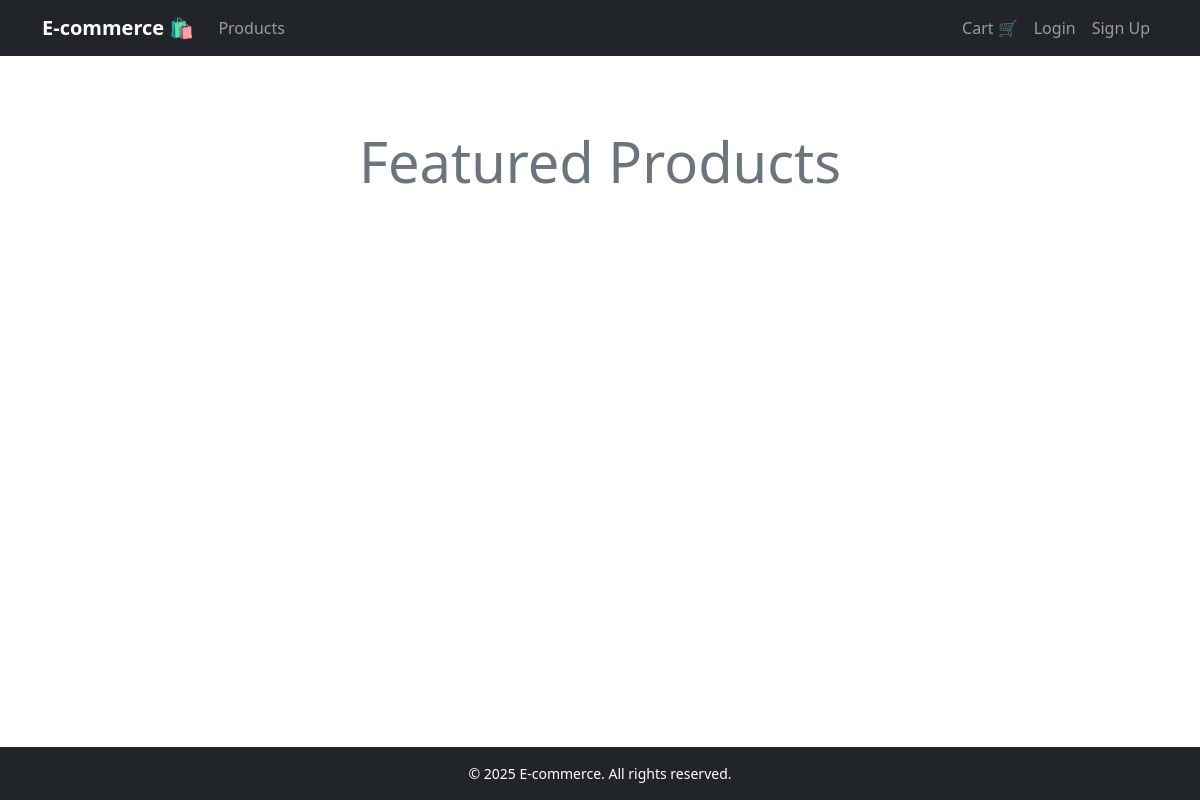
/products/, run on an earlier commit of the app's database.
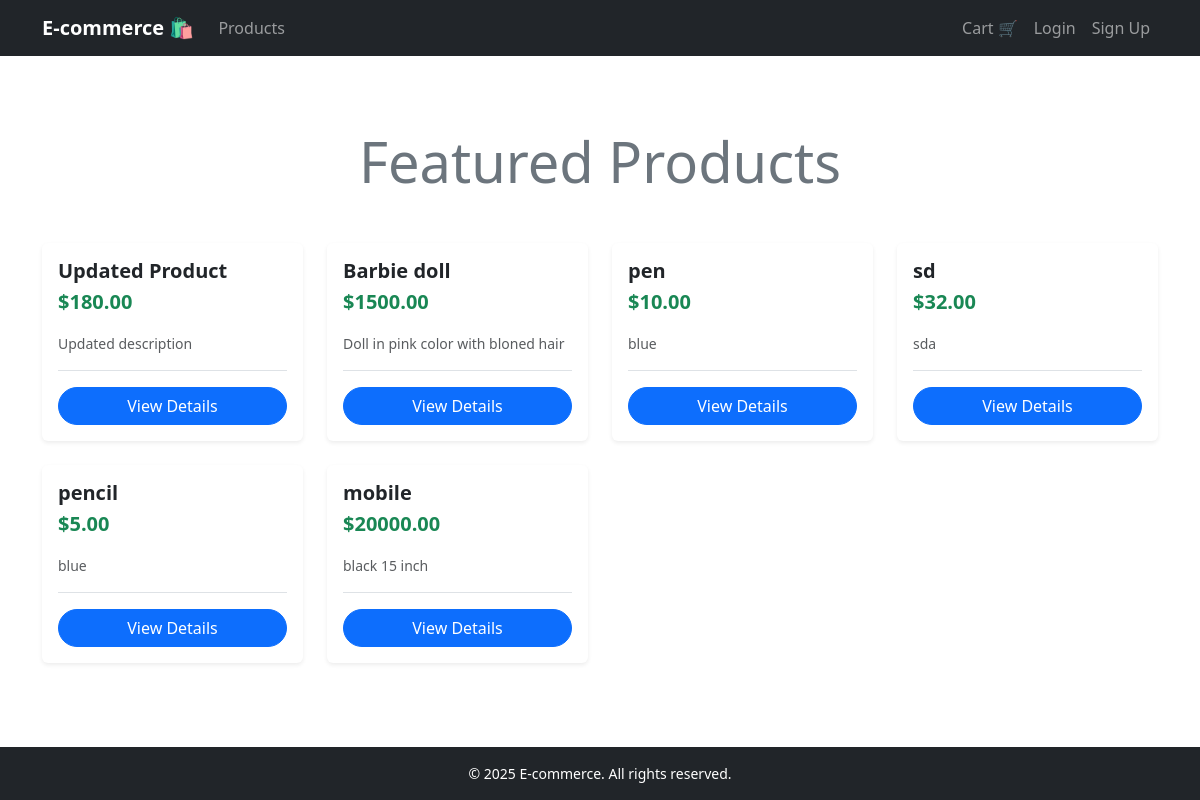
And on a later commit of the database.
### website/models.py (models this page shows, shortened)
class Product(models.Model):
    name = models.CharField(max_length=250)
    description = models.TextField()
    price = models.DecimalField(max_digits=10, decimal_places=2)
    stock = models.IntegerField()

### website/views.py (the view)
# urls.py: path("products/", views.product_list, name="api_product_list"),
def product_list(request):
    products = Product.objects.all()
    return render(request, 'website/product_list.html', {'products': products})

### templates/website/product_list.html (shortened to what this page needs)
{% extends 'website/common/base.html' %}
{% block main_content %}
<div class="container py-5">
    <h1 class="text-center mb-5 display-4 fw-light text-secondary">Featured Products </h1>
    <div class="row row-cols-1 row-cols-md-2 row-cols-lg-4 g-4">
        {% for product in products %}
        <div class="col">
            <div class="card h-100 shadow-sm product-card border-0">
                <div class="card-body d-flex flex-column">
                    <h5 class="card-title text-dark fw-bold mb-1">{{ product.name }}</h5>
                    <p class="fs-5 text-success fw-bolder mb-3">${{ product.price }}</p>
                    <p class="card-text text-muted flex-grow-1 mb-3 small">
                        {{ product.description|truncatewords:10 }}
                    </p>
                    <div class="d-grid mt-auto pt-3 border-top">
                        <a href="{% url 'product_detail' product.id %}" class="btn btn-primary rounded-pill fw-medium">
                            View Details
                        </a>
                    </div>
                </div>
            </div>
        </div>
        {% endfor %}
    </div>
</div>
{% endblock %}

### templates/website/common/base.html (shortened to what this page needs)
<!DOCTYPE html>
<html lang="en">
<head>
    <link href="https://cdn.jsdelivr.net/npm/bootstrap@5.3.3/dist/css/bootstrap.min.css" rel="stylesheet">
    <link rel="stylesheet" href="https://cdn.jsdelivr.net/npm/bootstrap-icons@1.11.3/font/bootstrap-icons.min.css">
</head>
<body>
<header>
    <nav class="navbar navbar-expand-lg navbar-dark bg-dark sticky-top">
        <div class="container">
            <a class="navbar-brand fw-bold" href="{% url 'product_list' %}">E-commerce 🛍️</a>
            <div class="collapse navbar-collapse" id="navbarNav">
                <ul class="navbar-nav me-auto">
                    <li class="nav-item">
                        <a class="nav-link" href="{% url 'product_list' %}">Products</a>
                    </li>
                </ul>
                <ul class="navbar-nav">
                    <li class="nav-item">
                        <a class="nav-link" href="{% url 'cart' %}">Cart 🛒</a>
                    </li>
                    {% if user.is_authenticated %}
                        <li class="nav-item">
                            <form method="post" action="{% url 'logout' %}">
                                {% csrf_token %}
                                <button type="submit" class="nav-link btn btn-link text-danger fw-bold"
                                        style="padding: .5rem 1rem; border: none; background: none;">
                                    Logout
                                </button>
                            </form>
                        </li>
                    {% else %}
                        <li class="nav-item">
                            <a class="nav-link" href="{% url 'login' %}">Login</a>
                        </li>
                        <li class="nav-item">
                            <a class="nav-link" href="{% url 'signup' %}">Sign Up</a>
                        </li>
                    {% endif %}
                </ul>
            </div>
        </div>
    </nav>
</header>
<main class="flex-grow-1 d-flex">
    <div class="content-area flex-grow-1">
        {% block main_content %}{% endblock %}
    </div>
</main>
<footer class="bg-dark text-white text-center py-3 mt-auto">
    <div class="container">
        <p class="mb-0 small">&copy; 2025 E-commerce. All rights reserved.</p>
    </div>
</footer>
</body>
</html>

### templates/website/common/base.html (style rules this page uses)
body { min-height: 100vh; display: flex; flex-direction: column; }
.flex-grow-1 { flex-grow: 1; }
.content-area { padding: 1.5rem; }

### templates/website/product_list.html (style rules this page uses)
.product-card { transition: transform 0.3s ease, box-shadow 0.3s ease; border: 1px solid rgba(0, 0, 0, 0.05); }

What changed in the data, as far as the page shows it:
added Product: name "Updated Product", price "180.00", description "Updated description"
added Product: name "Barbie doll", price "1500.00", description "Doll in pink color with bloned hair"
added Product: name "pen", price "10.00", description "blue"
added Product: name "sd", price "32.00", description "sda"
added Product: name "pencil", price "5.00", description "blue"
added Product: name "mobile", price "20000.00", description "black 15 inch"
